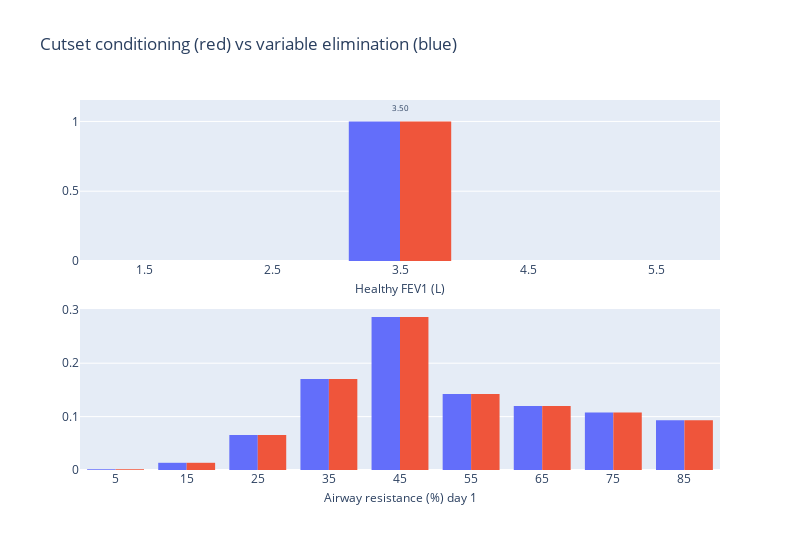

Notebook cell for this chart:
### Code cell
# POINT MASS HFEV1 FOR ONE DAY
fig = make_subplots(rows=2, cols=1, vertical_spacing=0.13)
# Add HFEV1
ih.plot_histogram(
    fig, HFEV1, res_ve[HFEV1.name].values, HFEV1.a, HFEV1.b, 1, 1, annot=False
)
ih.plot_histogram(
    fig, AR, res_ve[AR_vars[0].name].values, AR.a, AR.b, 2, 1, annot=False
)

# Add HFEV1
ih.plot_histogram(fig, HFEV1, p_M_given_D, HFEV1.a, HFEV1.b, 1, 1, title=HFEV1.name)
ih.plot_histogram(
    fig,
    AR,
    AR_dist_given_M_matrix[0, :],
    AR.a,
    AR.b,
    2,
    1,
    title=f"{AR.name} day 1",
    annot=False,
)

for i in range(2):
    fig.data[i].marker.color = "#636EFA"
    fig.data[i + 2].marker.color = "#EF553B"
# Reduce x axis title font size
fig.update_xaxes(title_font=dict(size=12), title_standoff=7)

# Hide legend
title = "Cutset conditioning (red) vs variable elimination (blue)"
fig.update_layout(showlegend=False, height=550, width=800, title=title)
fig.show()

### Figure 1 — Plotly figure (JSON) as saved in the notebook; plotly's stock layout.template omitted (floating-point values rounded to 4 significant figures)
{"data": [{"histfunc": "sum", "marker": {"color": "#636EFA"}, "type": "histogram", "x": [1, 2, 3, 4, 5], "xaxis": "x", "xbins": {"end": 6, "size": 1, "start": 1}, "y": [0, 0, 1, 0, 0], "yaxis": "y"}, {"histfunc": "sum", "marker": {"color": "#636EFA"}, "type": "histogram", "x": [0, 10, 20, 30, 40, 50, 60, 70, 80], "xaxis": "x2", "xbins": {"end": 90, "size": 10, "start": 0}, "y": [0.001426, 0.01349, 0.06543, 0.1704, 0.2863, 0.1422, 0.1197, 0.1079, 0.09319], "yaxis": "y2"}, {"histfunc": "sum", "marker": {"color": "#EF553B"}, "type": "histogram", "x": [1, 2, 3, 4, 5], "xaxis": "x", "xbins": {"end": 6, "size": 1, "start": 1}, "y": [0, 0, 1, 0, 0], "yaxis": "y"}, {"histfunc": "sum", "marker": {"color": "#EF553B"}, "type": "histogram", "x": [0, 10, 20, 30, 40, 50, 60, 70, 80], "xaxis": "x2", "xbins": {"end": 90, "size": 10, "start": 0}, "y": [0.001426, 0.01349, 0.06543, 0.1704, 0.2863, 0.1422, 0.1197, 0.1079, 0.09319], "yaxis": "y2"}], "layout": {"annotations": [{"font": {"size": 8}, "showarrow": false, "text": "3.50", "x": 3.5, "xref": "x", "y": 1.1, "yref": "y"}], "height": 550, "showlegend": false, "title": {"text": "Cutset conditioning (red) vs variable elimination (blue)"}, "width": 800, "xaxis": {"anchor": "y", "domain": [0, 1], "nticks": 20, "range": [1, 6], "title": {"font": {"size": 12}, "standoff": 7, "text": "Healthy FEV1 (L)"}}, "xaxis2": {"anchor": "y2", "domain": [0, 1], "nticks": 20, "range": [0, 90], "title": {"font": {"size": 12}, "standoff": 7, "text": "Airway resistance (%) day 1"}}, "yaxis": {"anchor": "x", "domain": [0.565, 1]}, "yaxis2": {"anchor": "x2", "domain": [0, 0.435]}}}
